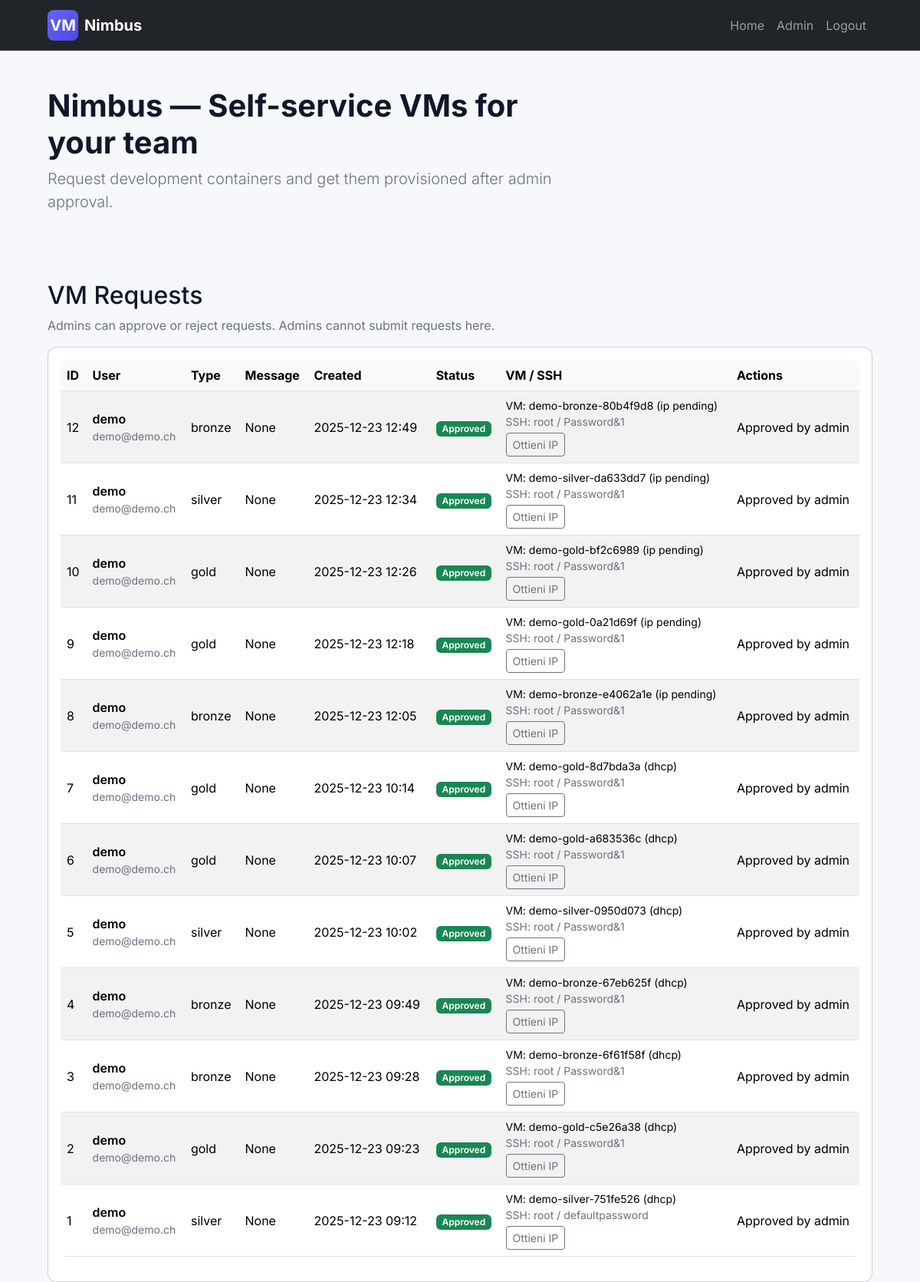
Page /admin/requests (signed in) on the committed database.
### app.py (models this page shows)
class VMRequest(db.Model):
    id = db.Column(db.Integer, primary_key=True)
    vm_type = db.Column(db.String(10), nullable=False)
    message = db.Column(db.Text)
    status = db.Column(db.String(20), default='pending')
    created_at = db.Column(db.DateTime, default=datetime.utcnow)
    user_id = db.Column(db.Integer, db.ForeignKey('user.id'), nullable=False)
    admin_id = db.Column(db.Integer, db.ForeignKey('user.id'))
    response_message = db.Column(db.Text)
    vm_id = db.Column(db.Integer, db.ForeignKey('vm.id'))
    admin = db.relationship('User', foreign_keys=[admin_id])
    vm = db.relationship('VM', foreign_keys=[vm_id])

class User(db.Model, UserMixin):
    id = db.Column(db.Integer, primary_key=True)
    username = db.Column(db.String(20), unique=True, nullable=False)
    email = db.Column(db.String(120), unique=True, nullable=False)
    password = db.Column(db.String(60), nullable=False)
    public_key = db.Column(db.Text)
    is_admin = db.Column(db.Boolean, default=False)
    vms = db.relationship('VM', backref='owner', lazy=True)
    vm_requests = db.relationship('VMRequest', backref='requester', foreign_keys='VMRequest.user_id', lazy=True)

class VM(db.Model):
    id = db.Column(db.Integer, primary_key=True)
    vmid = db.Column(db.Integer)
    name = db.Column(db.String(50), nullable=False)
    type = db.Column(db.String(10), nullable=False)
    ip = db.Column(db.String(45))
    ssh_user = db.Column(db.String(20))
    ssh_password = db.Column(db.String(50))
    upid = db.Column(db.Text)
    provision_log = db.Column(db.Text)
    provisioned = db.Column(db.Boolean, default=False)
    user_id = db.Column(db.Integer, db.ForeignKey('user.id'), nullable=False)
    user = db.relationship('User', backref='vms_owned', foreign_keys=[user_id])

### app.py (the view)
@app.route('/admin/requests')
@login_required
def admin_requests():
    if not _is_admin_user(current_user):
        flash('Admin access required', 'danger')
        return redirect(url_for('home'))
    reqs = VMRequest.query.order_by(VMRequest.created_at.desc()).all()
    return render_template('admin_requests.html', requests=reqs)

### app.py (called while the page is built)
@login_manager.user_loader
def load_user(user_id):
    return User.query.get(int(user_id))

def _is_admin_user(user):
    return user.is_authenticated and (user.is_admin or user.username == 'admin')

### templates/admin_requests.html
{% extends 'base.html' %}
{% block content %}
  <h2>VM Requests</h2>
  <p class="text-muted">Admins can approve or reject requests. Admins cannot submit requests here.</p>
  <div class="card p-3">
    <div class="table-responsive">
      <table class="table table-striped">
    <thead>
      <tr>
        <th>ID</th>
        <th>User</th>
        <th>Type</th>
        <th>Message</th>
        <th>Created</th>
        <th>Status</th>
        <th>VM / SSH</th>
        <th>Actions</th>
      </tr>
    </thead>
    <tbody>
      {% for r in requests %}
      <tr>
        <td>{{ r.id }}</td>
        <td>
          <div class="fw-semibold">{{ r.requester.username }}</div>
          <div class="text-muted small">{{ r.requester.email }}</div>
        </td>
        <td>{{ r.vm_type }}</td>
        <td>{{ r.message }}</td>
        <td>{{ r.created_at.strftime('%Y-%m-%d %H:%M') }}</td>
        <td>
          {% if r.status == 'pending' %}
            <span class="badge bg-warning text-dark">Pending</span>
          {% elif r.status == 'approved' %}
            <span class="badge bg-success">Approved</span>
          {% elif r.status == 'rejected' %}
            <span class="badge bg-danger">Rejected</span>
          {% elif r.status == 'failed' %}
            <span class="badge bg-secondary">Failed</span>
          {% else %}
            <span class="badge bg-secondary">{{ r.status }}</span>
          {% endif %}
        </td>
        <td>
          {% if r.vm %}
            <div class="small">VM: {{ r.vm.name }} ({{ r.vm.ip or 'ip pending' }})</div>
            <div class="small text-muted">SSH: {{ r.vm.ssh_user }} / {{ r.vm.ssh_password }}</div>
            <form method="POST" action="{{ url_for('refresh_vm_ip', vm_id=r.vm.id) }}" class="mt-1">
              <button type="submit" class="btn btn-sm btn-outline-secondary">Ottieni IP</button>
            </form>
          {% else %}
            <span class="text-muted small">—</span>
          {% endif %}
        </td>
        <td>
          {% if r.status == 'pending' %}
          <form method="POST" action="{{ url_for('admin_approve_request', request_id=r.id) }}" style="display:inline">
            <input type="hidden" name="response" value="Approved by admin">
            <button type="submit" class="btn btn-sm btn-success">Approve</button>
          </form>
          <form method="POST" action="{{ url_for('admin_reject_request', request_id=r.id) }}" style="display:inline">
            <input type="text" name="response" placeholder="Reason (optional)" class="form-control form-control-sm d-inline-block" style="width:220px">
            <button type="submit" class="btn btn-sm btn-danger">Reject</button>
          </form>
          {% else %}
            {{ r.response_message or '' }}
          {% endif %}
        </td>
      </tr>
      {% endfor %}
    </tbody>
    </div>
  </div>
{% endblock %}

### static/style.css (style rules this page uses)
:root { --bg:#f6f8fb; --muted:#6b7280; --brand:#6366f1; }
html,body { height:100%;font-family: 'Inter', system-ui, -apple-system, 'Segoe UI', Roboto, 'Helvetica Neue', Arial }
body { background:var(--bg); color:#0f172a }
.card { border-radius:12px }
.table { background:#fff;border-radius:8px;overflow:hidden }
.table thead th { background:#f8fafc }
.table td,.table th { vertical-align:middle }
.badge { font-weight:600 }
.text-muted { color:var(--muted)!important }

### rows in the picture
VMRequest: id "12", requester.username "demo", requester.email "demo@demo.ch", vm_type "bronze", message "None", created_at "2025-12-23 12:49", status "Approved", vm.name "demo-bronze-80b4f9d8", vm "ip pending", vm.ssh_user "root", vm.ssh_password "Password&1", response_message "Approved by admin"
VMRequest: id "11", requester.username "demo", requester.email "demo@demo.ch", vm_type "silver", message "None", created_at "2025-12-23 12:34", status "Approved", vm.name "demo-silver-da633dd7", vm "ip pending", vm.ssh_user "root", vm.ssh_password "Password&1", response_message "Approved by admin"
VMRequest: id "10", requester.username "demo", requester.email "demo@demo.ch", vm_type "gold", message "None", created_at "2025-12-23 12:26", status "Approved", vm.name "demo-gold-bf2c6989", vm "ip pending", vm.ssh_user "root", vm.ssh_password "Password&1", response_message "Approved by admin"
VMRequest: id "9", requester.username "demo", requester.email "demo@demo.ch", vm_type "gold", message "None", created_at "2025-12-23 12:18", status "Approved", vm.name "demo-gold-0a21d69f", vm "ip pending", vm.ssh_user "root", vm.ssh_password "Password&1", response_message "Approved by admin"
VMRequest: id "8", requester.username "demo", requester.email "demo@demo.ch", vm_type "bronze", message "None", created_at "2025-12-23 12:05", status "Approved", vm.name "demo-bronze-e4062a1e", vm "ip pending", vm.ssh_user "root", vm.ssh_password "Password&1", response_message "Approved by admin"
VMRequest: id "7", requester.username "demo", requester.email "demo@demo.ch", vm_type "gold", message "None", created_at "2025-12-23 10:14", status "Approved", vm.name "demo-gold-8d7bda3a", vm "dhcp", vm.ssh_user "root", vm.ssh_password "Password&1", response_message "Approved by admin"
VMRequest: id "6", requester.username "demo", requester.email "demo@demo.ch", vm_type "gold", message "None", created_at "2025-12-23 10:07", status "Approved", vm.name "demo-gold-a683536c", vm "dhcp", vm.ssh_user "root", vm.ssh_password "Password&1", response_message "Approved by admin"
VMRequest: id "5", requester.username "demo", requester.email "demo@demo.ch", vm_type "silver", message "None", created_at "2025-12-23 10:02", status "Approved", vm.name "demo-silver-0950d073", vm "dhcp", vm.ssh_user "root", vm.ssh_password "Password&1", response_message "Approved by admin"
VMRequest: id "4", requester.username "demo", requester.email "demo@demo.ch", vm_type "bronze", message "None", created_at "2025-12-23 09:49", status "Approved", vm.name "demo-bronze-67eb625f", vm "dhcp", vm.ssh_user "root", vm.ssh_password "Password&1", response_message "Approved by admin"
VMRequest: id "3", requester.username "demo", requester.email "demo@demo.ch", vm_type "bronze", message "None", created_at "2025-12-23 09:28", status "Approved", vm.name "demo-bronze-6f61f58f", vm "dhcp", vm.ssh_user "root", vm.ssh_password "Password&1", response_message "Approved by admin"
VMRequest: id "2", requester.username "demo", requester.email "demo@demo.ch", vm_type "gold", message "None", created_at "2025-12-23 09:23", status "Approved", vm.name "demo-gold-c5e26a38", vm "dhcp", vm.ssh_user "root", vm.ssh_password "Password&1", response_message "Approved by admin"
VMRequest: id "1", requester.username "demo", requester.email "demo@demo.ch", vm_type "silver", message "None", created_at "2025-12-23 09:12", status "Approved", vm.name "demo-silver-751fe526", vm "dhcp", vm.ssh_user "root", vm.ssh_password "defaultpassword", response_message "Approved by admin"
